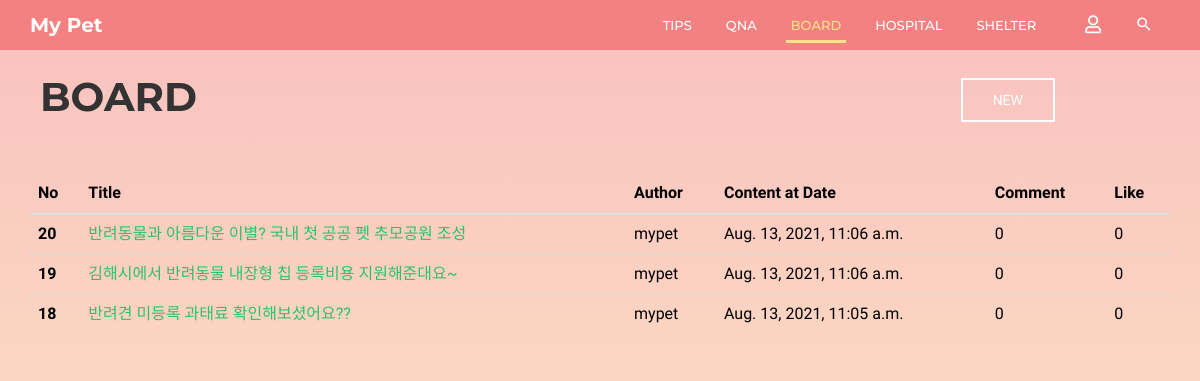
The page /community/board/ on the database as committed earlier.
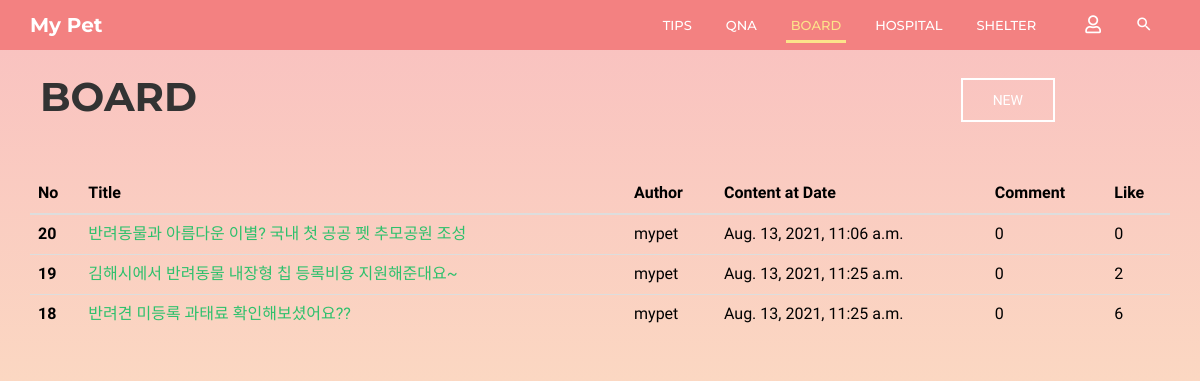
The same page on the database as committed later.
### community/models.py (models this page shows, shortened)
class Board(models.Model):
    b_title = models.CharField(max_length=30)
    b_author = models.CharField(max_length=20)
    b_content = models.TextField()
    b_date = models.DateTimeField(auto_now=True)
    b_comment_count = models.IntegerField(default=0)
    b_like_count = models.IntegerField(default=0)
    b_photo = models.ImageField(blank=True, null=True, default='../media/noimage.jpg')

### community/views.py (the view)
# urls.py: path('board/', views.board, name='board'),
def board(request):
    posts = Board.objects.all().order_by('-id')
    return render(request, 'community/board.html', {'posts': posts})

### community/templates/community/board.html (shortened to what this page needs)
{% extends 'base.html' %}
{% block html_body %}
    <link rel="stylesheet" href="/static/css/pages/header.css">
    <link rel="stylesheet" href="/static/css/pages/board.css">
    <header id="column-header">
        <div id="nino-headerInner">
            <nav id="nino-navbar" class="navbar navbar-default" role="navigation">
                <div class="container">
                    <div class="navbar-header">
                        <a class="navbar-brand" href="{% url 'home' %}">My Pet</a>
                    </div>
                    <div class="nino-menuItem pull-right">
                        <div class="collapse navbar-collapse pull-left" id="nino-navbar-collapse">
                            <ul class="nav navbar-nav">
                                <li><a href="#" onclick="testa('{% url 'community:tips' %}')">Tips<span class="sr-only">(current)</span></a>
                                </li>
                                <li><a href="#" onclick="testa('{% url 'community:qna' %}')">QnA</a></li>
                                <li class="active"><a href="#" onclick="testa('{% url 'community:board' %}')">Board</a>
                                </li>
                                <li><a href="#" onclick="testa('{% url 'community:hospital' %}')">Hospital</a></li>
                                <li><a href="#" onclick="testa('{% url 'community:shelter' %}')">Shelter</a></li>
                            </ul>
                        </div>
                        <ul class="nino-iconsGroup nav navbar-nav">
                            {% if user.is_authenticated %}
                                <li><a href="#" onclick="testa('{% url 'community:logout' %}')"><i
                                        class="mdi fas fa-user-slash nino-icon"></i></a></li>
                            {% else %}
                                <li><a href="#" onclick="testa('{% url 'community:login' %}')"><i
                                        class="mdi far fa-user nino-icon"></i></a></li>
                            {% endif %}
                            <li><a href="#" class="nino-search"><i class="mdi mdi-magnify nino-icon"></i></a></li>
                        </ul>
                    </div>
                </div>
            </nav>
        </div>
    </header>
    <div class="container board-header">
        <div class="board-title">
            <h1 class="title-h1">Board</h1>
        </div>
        <div class="board-post-btn">
            <a href="{% url 'community:board_create' %}" class="nino-btn nino-post-btn">NEW</a>
        </div>
    </div>
    <div class="container">
        <div class="tips-page tips-table">
            <table class="table table-hover">
                <thead class="thead-dark">
                <tr>
                    <th scope="col">No</th>
                    <th scope="col">Title</th>
                    <th scope="col">Author</th>
                    <th scope="col">Content at Date</th>
                    <th scope="col">Comment</th>
                    <th scope="col">Like</th>
                </tr>
                </thead>
                {% for post in posts %}
                    <tr>
                        <th scope="row">{{ post.id }}</th>
                        <td><a href="/community/{{ post.id }}/board_detail/">{{ post.b_title }}</a></td>
                        <td>{{ post.b_author }}</td>
                        <td>{{ post.b_date }}</td>
                        <td>{{ post.b_comment_count }}</td>
                        <td>{{ post.b_like_count }}</td>
                    </tr>
                {% endfor %}
            </table>
        </div>
    </div>
{% endblock %}

Rows that differ between the two databases and show on the page:
changed Board "김해시에서 반려동물 내장형 칩 등록비용 지원해준대요~": b_date "Aug. 13, 2021, 11:06 a.m." → "Aug. 13, 2021, 11:25 a.m."; b_like_count "0" → "2"
changed Board "반려견 미등록 과태료 확인해보셨어요??": b_date "Aug. 13, 2021, 11:05 a.m." → "Aug. 13, 2021, 11:25 a.m."; b_like_count "0" → "6"
